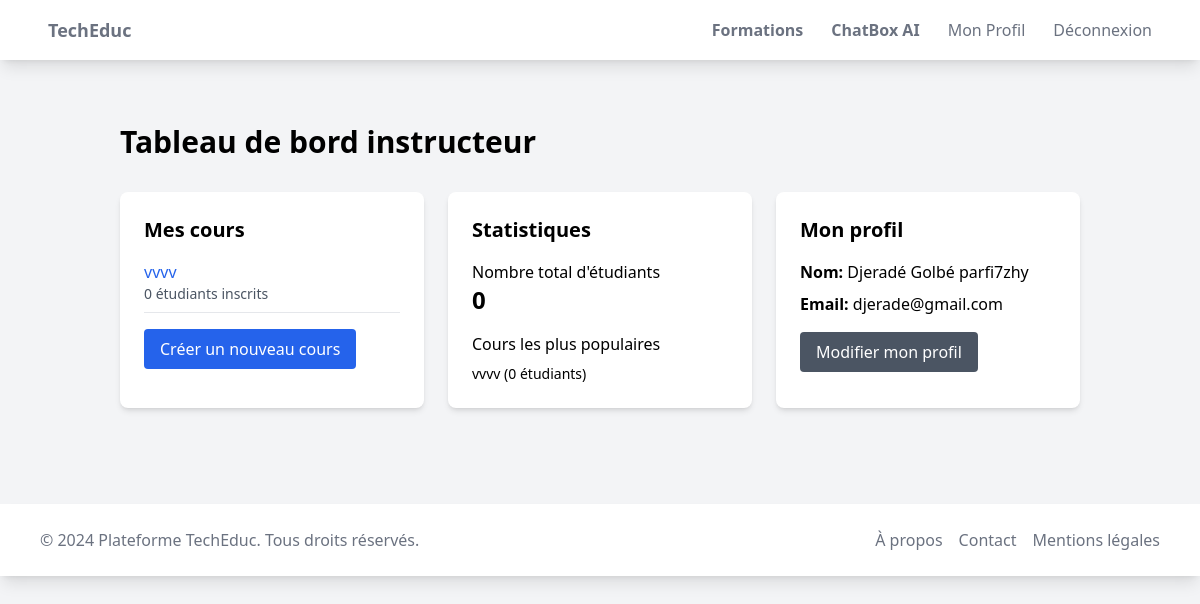
/users/instructor/dashboard/ (signed in), run on the app's committed database.
### courses/models.py (models this page shows, shortened)
class Course(models.Model):
    title = models.CharField(max_length=200)
    description = models.TextField()
    instructor = models.ForeignKey(CustomUser, on_delete=models.CASCADE, related_name='courses_taught')
    created_at = models.DateTimeField(auto_now_add=True)
    updated_at = models.DateTimeField(auto_now=True)
    thumbnail = models.ImageField(upload_to='course_thumbnails/')
    price = models.DecimalField(max_digits=10, decimal_places=2)
    duration = models.DurationField(null=True)
    level = models.CharField(max_length=50, choices=[
        ('beginner', 'Débutant'),
        ('intermediate', 'Intermédiaire'),
        ('advanced', 'Avancé')
    ])
    is_published = models.BooleanField(default=False)

### users/models.py (models this page shows, shortened)
class CustomUser(AbstractUser):
    email = models.EmailField(unique=True)
    username = None
    first_name = models.CharField(max_length=30)
    last_name = models.CharField(max_length=30)
    date_of_birth = models.DateField(null=True, blank=True)
    profile_picture = models.ImageField(upload_to='profile_pictures/', null=True, blank=True)
    bio = models.TextField(max_length=500, blank=True)
    is_instructor = models.BooleanField(default=False)
    USERNAME_FIELD = 'email'
    REQUIRED_FIELDS = ['first_name', 'last_name']
    objects = CustomUserManager()

### users/views.py (the view)
# urls.py: path('instructor/dashboard/', views.instructor_dashboard, name='instructor_dashboard'),
@login_required
def instructor_dashboard(request):
    courses = Course.objects.filter(instructor=request.user).annotate(enrollment_count=Count('enrollments'))
    total_students = Enrollment.objects.filter(course__in=courses).values('student').distinct().count()
    popular_courses = courses.order_by('-enrollment_count')[:5]
    return render(request, 'users/instructor_dashboard.html', {
        'courses': courses,
        'total_students': total_students,
        'popular_courses': popular_courses,
    })

### templates/users/instructor_dashboard.html (shortened to what this page needs)
{% extends 'base.html' %} {% load static %}  {% block content %}
<div class="container mx-auto px-4 py-8">
  <h1 class="text-3xl font-bold mb-8">Tableau de bord instructeur</h1>
  <div class="grid grid-cols-1 md:grid-cols-2 lg:grid-cols-3 gap-6">
    <div class="bg-white rounded-lg shadow-md p-6">
      <h2 class="text-xl font-semibold mb-4">Mes cours</h2>
      {% if courses %}
      <ul class="space-y-2">
        {% for course in courses %}
        <li class="border-b pb-2">
          <a
            href="{% url 'courses:course_detail' course.id %}"
            class="text-blue-600 hover:text-blue-800"
          >
            {{ course.title }}
          </a>
          <div class="text-sm text-gray-600">
            {{ course.enrollments.count }} étudiants inscrits
          </div>
        </li>
        {% endfor %}
      </ul>
      {% else %}
      <p class="text-gray-600">Vous n'avez pas encore créé de cours.</p>
      {% endif %}
      <a
        href="{% url 'courses:course_create' %}"
        class="mt-4 inline-block bg-blue-600 text-white px-4 py-2 rounded hover:bg-blue-700"
      >
        Créer un nouveau cours
      </a>
    </div>
    <div class="bg-white rounded-lg shadow-md p-6">
      <h2 class="text-xl font-semibold mb-4">Statistiques</h2>
      <div class="space-y-4">
        <div>
          <h3 class="font-medium">Nombre total d'étudiants</h3>
          <p class="text-2xl font-bold">{{ total_students }}</p>
        </div>
        <div>
          <h3 class="font-medium">Cours les plus populaires</h3>
          <ul class="mt-2 space-y-2">
            {% for course in popular_courses %}
            <li class="text-sm">
              {{ course.title }} ({{ course.enrollments.count }} étudiants)
            </li>
            {% endfor %}
          </ul>
        </div>
      </div>
    </div>
    <div class="bg-white rounded-lg shadow-md p-6">
      <h2 class="text-xl font-semibold mb-4">Mon profil</h2>
      <div class="space-y-2">
        <p><strong>Nom:</strong> {{ user.first_name }} {{ user.last_name }}</p>
        <p><strong>Email:</strong> {{ user.email }}</p>
      </div>
      <a
        href="{% url 'users:edit_profile' %}"
        class="mt-4 inline-block bg-gray-600 text-white px-4 py-2 rounded hover:bg-gray-700"
      >
        Modifier mon profil
      </a>
    </div>
  </div>
</div>
{% endblock %}

### data on the page
Course: title "vvvv", enrollments.count "0"
CustomUser: first_name "Djeradé Golbé", last_name "parfi7zhy", email "djerade@gmail.com"

### other printed values
{{ total_students }} "0"
